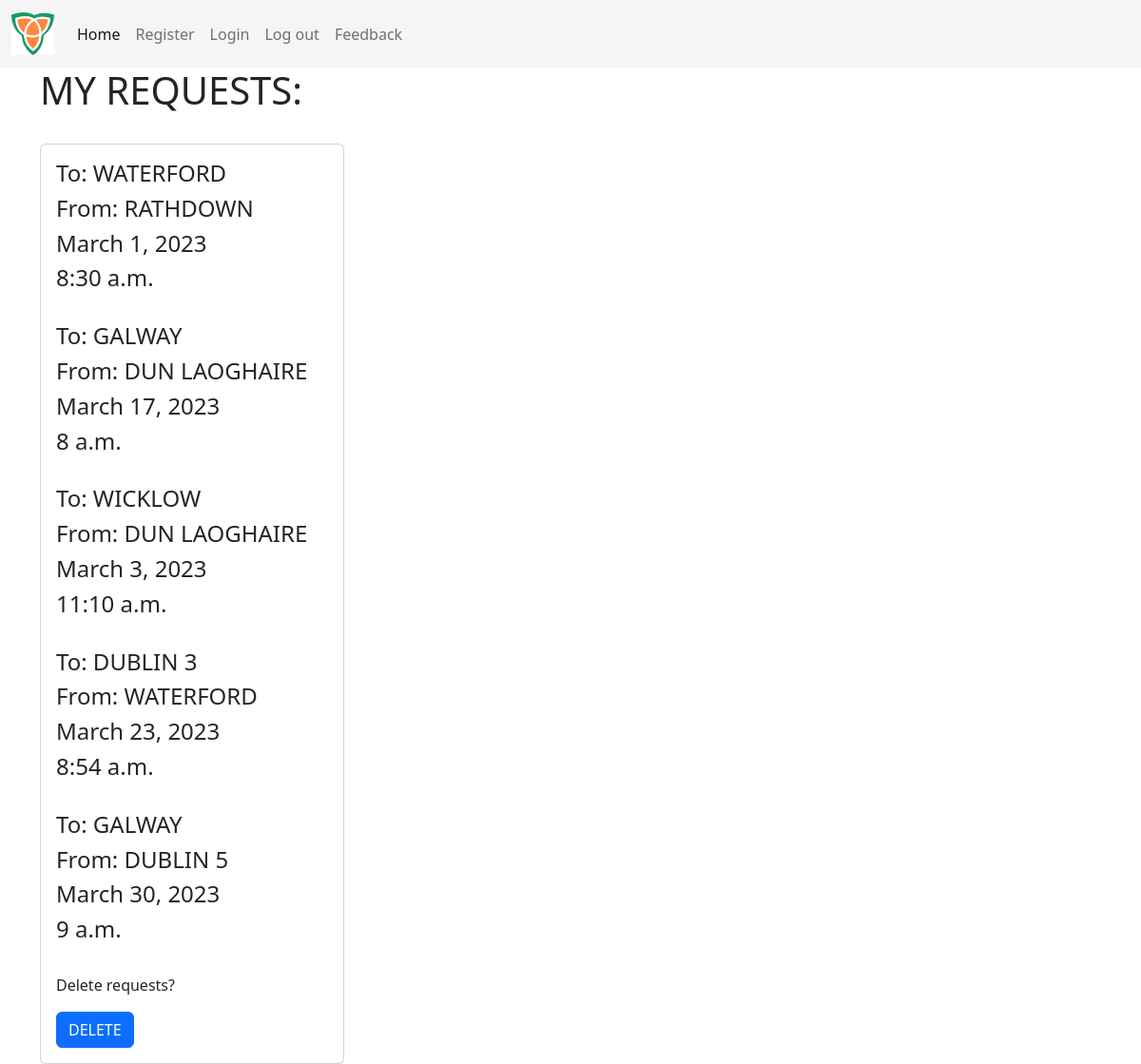
The page /requests/2 on the database as committed earlier.
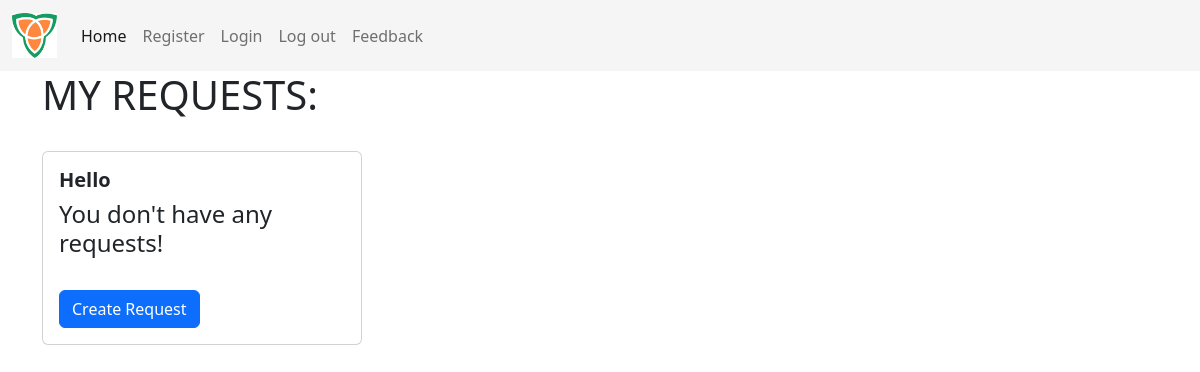
The same page on the database as committed later.
### carpool/models.py (models this page shows)
class Post(models.Model):
    text_destination = models.CharField(max_length=140, blank=False, null=False)
    text_origin = models.CharField(max_length=140, blank=False, null=False)
    text_date = models.DateField(blank=False, null=False)
    text_time = models.TimeField(blank=False, null=False)
    user = models.ForeignKey(User, on_delete=models.CASCADE)

### carpool/views.py (the view)
# urls.py: path('requests/<int:pk>', SeeRequests.as_view(), name='requests'),   # url to see the created requests
class SeeRequests(ListView):
    model = Post
    template_name = 'my_requests.html'
    context_object_name = 'post_list'
    def get_queryset(self):  # returns list of published requests
        post_list = Post.objects.filter(user_id=self.kwargs["pk"])
        return post_list

### templates/my_requests.html (shortened to what this page needs)
{% extends "base.html" %}
{% block content %}
     <h1> MY REQUESTS:</h1>
    <br>
    <div class="card" style="width: 20rem;">
      <div class="card-body">
         {% if post_list %}
           {% for postOffers in post_list %}
                 <h4>To: {{ postOffers.text_destination }}</h4>
                 <h4>From: {{ postOffers.text_origin }}</h4>
                 <h4>{{ postOffers.text_date }}</h4>
                 <H4>{{ postOffers.text_time }}</H4>
                  <br>
           {% endfor %}
             <p class="card-text">Delete requests?</p>
        <div>
        <a href="{% url 'carpool:delete' user.id %}" role="button"  class="btn btn-primary" > DELETE </a>
        </div>
            {% else %}
              <h5><b>Hello {{ user.username }} </b></h5>
             <h4>You don't have any requests!</h4>
             <br>
              <div>
              <a href="{% url 'carpool:post' user.id %}" role="button"  class="btn btn-primary" > Create Request  </a>
              </div>
         {% endif %}
     </div>
    </div>
{% endblock %}

### templates/base.html (shortened to what this page needs)
<!DOCTYPE html>
<html lang="en">
<head>
    <link href="https://cdn.jsdelivr.net/npm/bootstrap@5.2.3/dist/css/bootstrap.min.css" rel="stylesheet">
</head>
<body>
{% include "includes/navbar.html" %}
  <div class="container">
    {% block content %}{% endblock %}
  </div>
 </body>
</html>

### templates/includes/navbar.html (shortened to what this page needs)
<nav class="navbar navbar-expand-lg" style="background-color: whitesmoke">
  <div class="container-fluid">
      <a class="navbar-brand" href="/">
          {% load static %}
      <img src="{% static 'img/logo.jpg' %} " alt="Bootstrap" width="45" height="45"></a>
        <div class="collapse navbar-collapse" id="navbarNav">
          <ul class="navbar-nav">
            <li class="nav-item">
              <a class="nav-link active" aria-current="page" href="/">Home</a>
            </li>
                 <li class="nav-item">
              <a class="nav-link" href="{% url 'signup' %}">Register</a>
            </li>
              <li class="nav-item">
              <a class="nav-link" href="{% url 'login' %}">Login</a>
            </li>
            <li class="nav-item">
              <a class="nav-link" href="{% url 'logout' %}">Log out</a>
            </li>
            <li class="nav-item">
              <a class="nav-link" href="{% url 'feedback:index' %}">Feedback</a>
            </li>
          </ul>
        </div>
  </div>
</nav>

Rows that differ between the two databases and show on the page:
removed Post: text_destination "WATERFORD", text_origin "RATHDOWN", text_date "March 1, 2023", text_time "8:30 a.m."
removed Post: text_destination "GALWAY", text_origin "DUN LAOGHAIRE", text_date "March 17, 2023", text_time "8 a.m."
removed Post: text_destination "WICKLOW", text_origin "DUN LAOGHAIRE", text_date "March 3, 2023", text_time "11:10 a.m."
removed Post: text_destination "DUBLIN 3", text_origin "WATERFORD", text_date "March 23, 2023", text_time "8:54 a.m."
removed Post: text_destination "GALWAY", text_origin "DUBLIN 5", text_date "March 30, 2023", text_time "9 a.m."
Other text that changed with them:
text no longer shown: "Delete requests? DELETE"
text now shown: "Hello You don't have any requests! Create Request"
